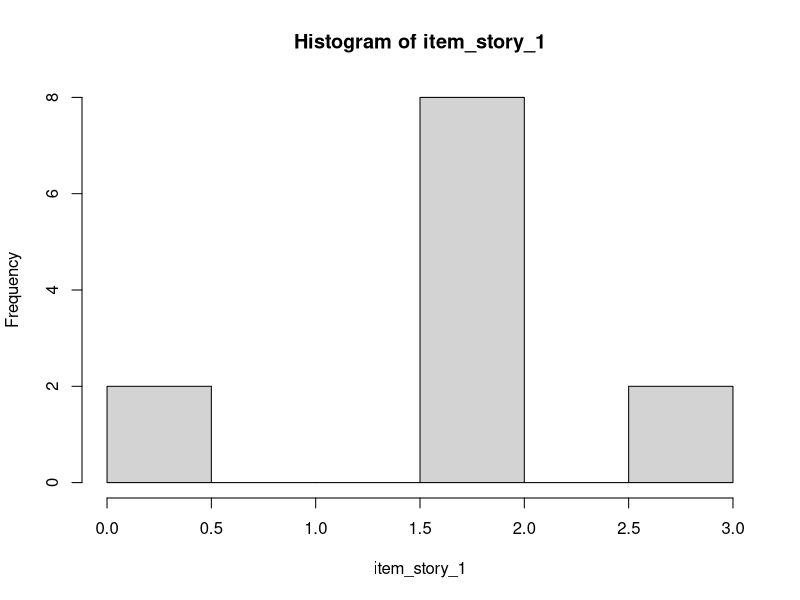
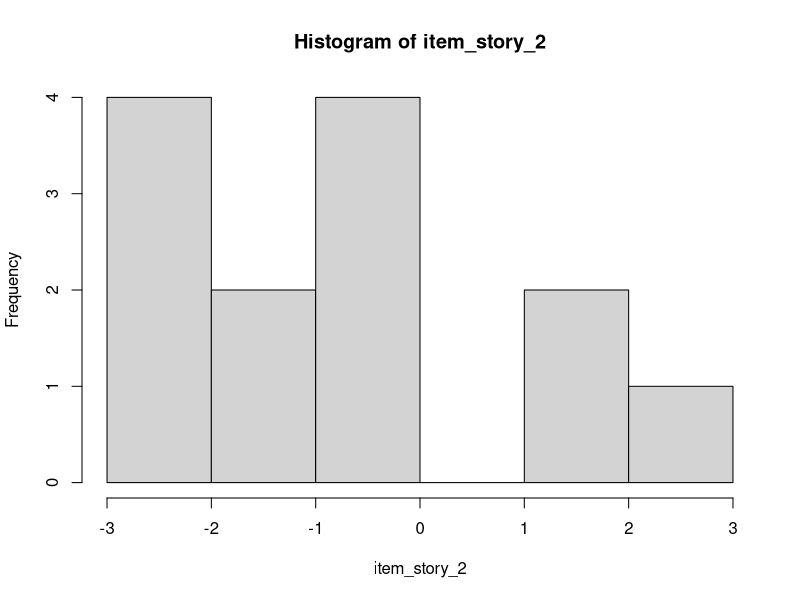
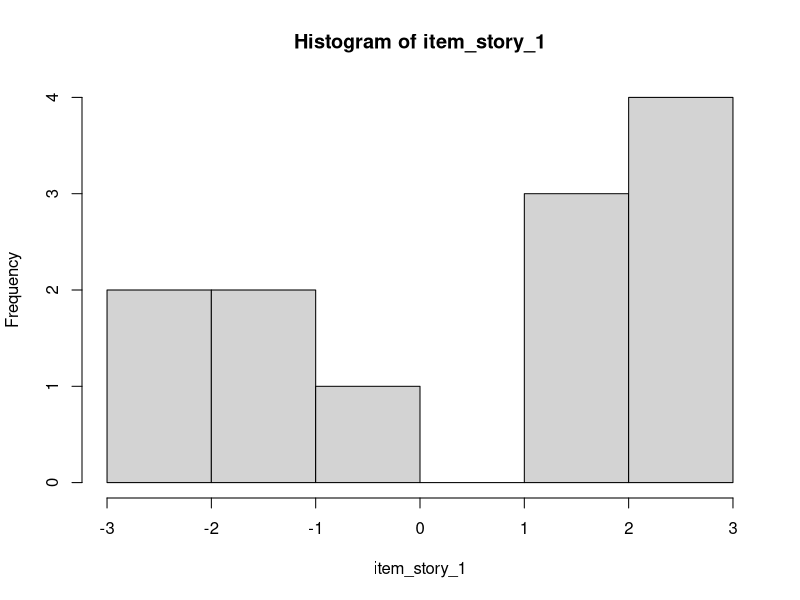
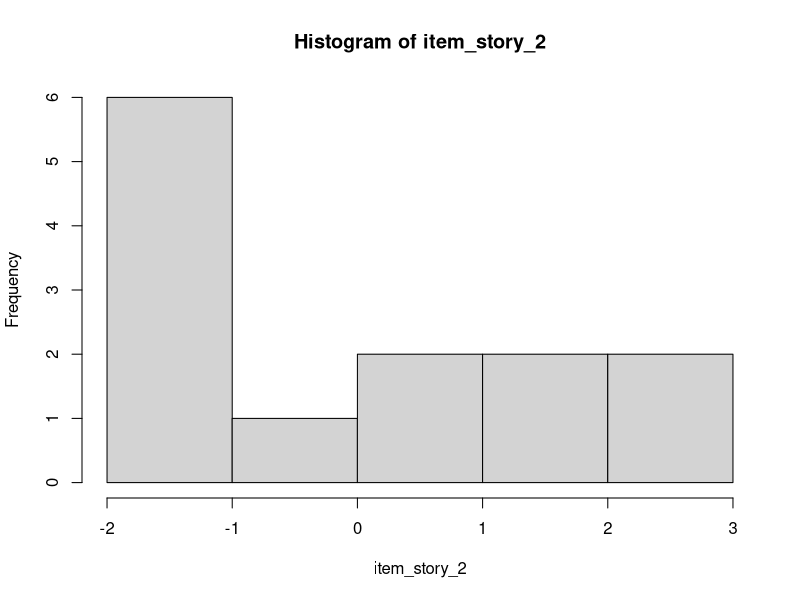
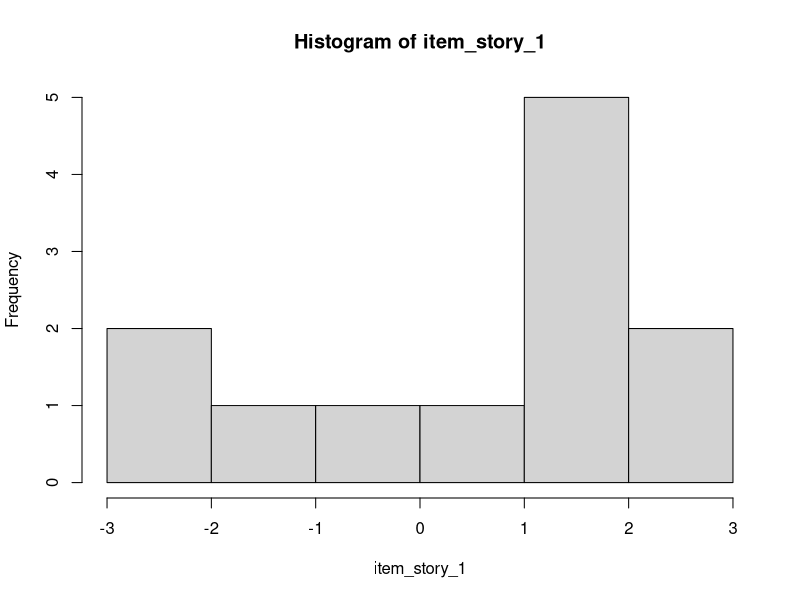
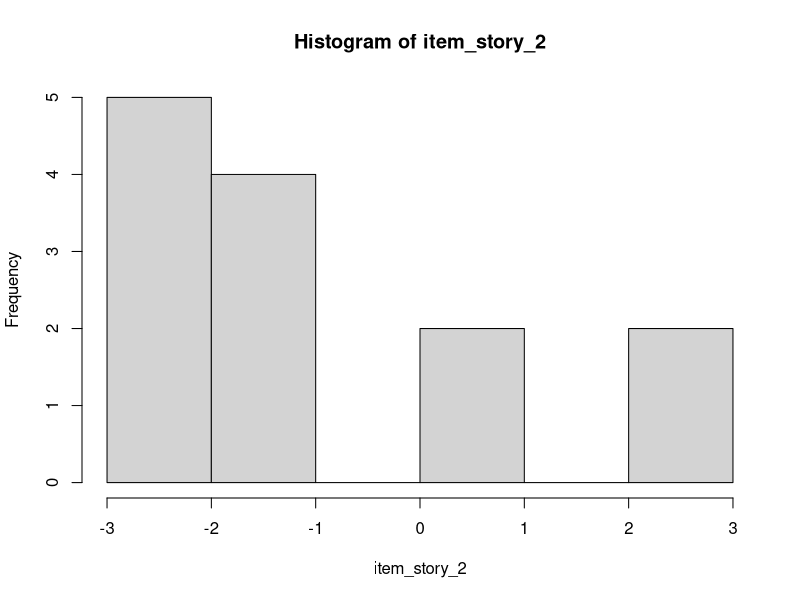
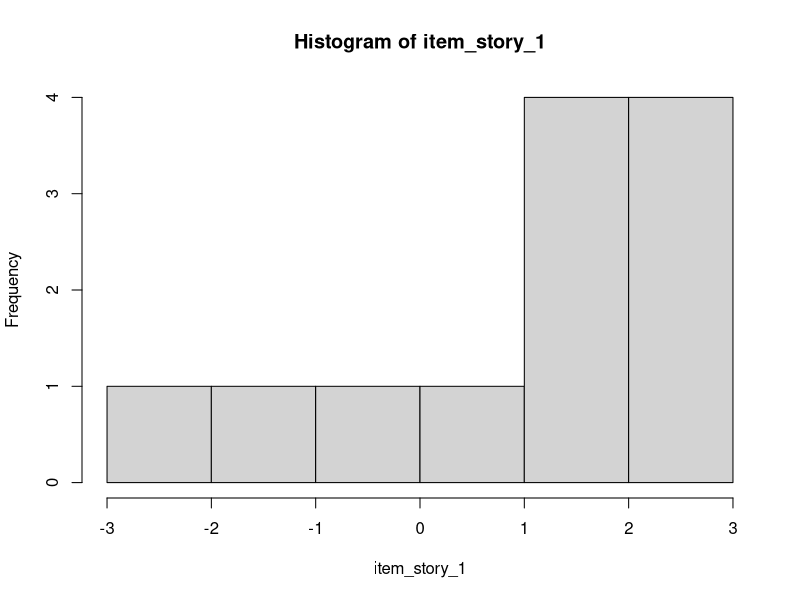
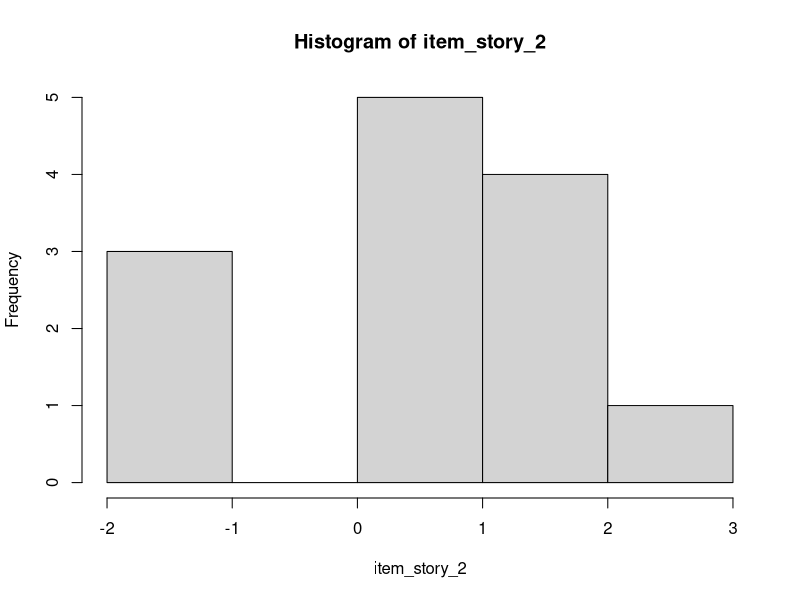

Write the R code that produced these figures, in order. (Note: this script raises an error after producing the figures.)
# Empathy_and_Morality

library(tidyverse)
library(reshape2)

# 1. Read the data (into a dataframe)
good <- read.csv("data/Empathy_and_Morality/Good.csv", header = T, row.names = 1)

good$morality <- NULL
colnames(good)[2] <- "morality"
good$student <- paste("student", 1:length(good$student))
good <- good[,-(3:11)]
good <- good[,-18]

# # prepare data for visualization
# SWAS_melt <- melt(t(SWAS_1))
# colnames(SWAS_melt) <- c("SWAS_item", "user", "value")
# my_plot <- ggplot(SWAS_melt, aes(x=SWAS_item, y=value)) +
#   ggtitle(paste("In a network of lines that intersect", "- Readers:", length(SWAS_1$A1))) +
#   geom_hline(yintercept=0, linetype="dotted") +
#   geom_boxplot()
# 
# # visualize data
# my_plot
# 
# # save to file
# ggsave(my_plot, filename = "story_1.png", scale = 2)

# 2. Read the data (into a dataframe) for story 2
bad <- read.csv("data/Empathy_and_Morality/Bad.csv", header = T, row.names = 1)

bad$morality <- NULL
colnames(bad)[2] <- "morality"
bad$student <- paste("student", 1:length(bad$student))
bad <- bad[,-(3:11)]
bad <- bad[,-18]

# # prepare data for visualization
# SWAS_melt <- melt(t(SWAS_2))
# colnames(SWAS_melt) <- c("SWAS_item", "user", "value")
# my_plot <- ggplot(SWAS_melt, aes(x=SWAS_item, y=value)) +
#   ggtitle(paste("Around an empty grave", "- Readers:", length(SWAS_2$A1))) +
#   geom_hline(yintercept=0, linetype="dotted") +
#   geom_boxplot()
# 
# # visualize data
# my_plot
# 
# # save to file
# ggsave(my_plot, filename = "story_2.png", scale = 2)




for(my_item in c("morality", paste("Q", 12:26, sep = ""))){
  
  # isolate it in the two stories
  item_story_1 <- good %>% select(all_of(my_item)) %>% unlist()
  item_story_2 <- bad %>% select(all_of(my_item)) %>% unlist()
  
  # run descriptive statistics
  summary(item_story_1)
  hist(item_story_1)
  shapiro.test(item_story_1)
  # if p-value of Shapiro-Wilk normality test is < 0.05, then data is not normally distributed
  
  summary(item_story_2)
  hist(item_story_2)
  shapiro.test(item_story_2)
  # if p-value of Shapiro-Wilk normality test is < 0.05, then data is not normally distributed
  
  # as data is not normally distributed, a comparison between the two series should be done using Wilcoxon test
  result <- wilcox.test(item_story_1, item_story_2, paired = F)
  # interpretation of the result: if p-value of Wilcoxon test is < 0.05, then the first series of answers (for story_1) has significantly lower values than the second series of answers (for story_2)
  
  print(my_item)
  print(result$p.value)
  
}

for(my_item in paste("Q", 12:26, sep = "")){
  print(my_item)
  print(cor.test(c(good$morality, bad$morality), c(good %>% select(all_of(my_item)) %>% unlist(), bad %>% select(all_of(my_item)) %>% unlist())))
}

my_item <- c("morality", "Q13")

# isolate it in the two stories
good_sel <- good %>% select(all_of(my_item))
bad_sel <- bad %>% select(all_of(my_item))

good_sel <- melt(good)
good_sel$condition <- "good" 

bad_sel <- melt(bad)
bad_sel$condition <- "bad" 

good_bad <- rbind(good_sel, bad_sel)

my_plot <- ggplot(good_bad, aes(x=condition, y=value)) +
  geom_boxplot() +
  facet_wrap(vars(variable))

# visualize data
my_plot

my_item <- "Q13"
plot(x = c(good$morality, bad$morality), y = c(good %>% select(all_of(my_item)) %>% unlist(), bad %>% select(all_of(my_item)) %>% unlist()))


my_item <- c("student", "morality", "Q13")

good_sel <- good %>% select(all_of(my_item))
good_sel$condition <- "good" 
bad_sel <- bad %>% select(all_of(my_item))
bad_sel$condition <- "bad" 

good_bad <- rbind(good_sel, bad_sel)

colnames(good_bad)[3] <- "empathy"
good_bad$student <- paste("student", 1:length(good_bad$student))

write.csv(good_bad, file = "data/Empathy_and_Morality/v1.csv", row.names = F)

good <- 


good_bad <- read.csv("data/Empathy_and_Morality/v1.csv")


good_bad_melt <- melt(good_bad)

my_plot <- ggplot(good_bad_melt, aes(x=condition, y=value)) +
  geom_boxplot() +
  facet_wrap(vars(variable))

# visualize data
my_plot


# isolate it in the two stories
morality_good <- good_bad %>% 
  filter(condition == "good") %>% 
  select(all_of("morality")) %>% 
  unlist()

morality_bad <- good_bad %>% 
  filter(condition == "bad") %>% 
  select(all_of("morality")) %>% 
  unlist()

shapiro.test(c(morality_bad, morality_good))
# if p-value of Shapiro-Wilk normality test is < 0.05, then data is not normally distributed
  
# as data is not normally distributed, a comparison between the two series should be done using Wilcoxon test
wilcox.test(morality_bad, morality_good, paired = F)



# isolate it in the two stories
empathy_good <- good_bad %>% 
  filter(condition == "good") %>% 
  select(all_of("empathy")) %>% 
  unlist()

empathy_bad <- good_bad %>% 
  filter(condition == "bad") %>% 
  select(all_of("empathy")) %>% 
  unlist()

shapiro.test(c(empathy_bad, empathy_good))
# if p-value of Shapiro-Wilk normality test is < 0.05, then data is not normally distributed

# as data is not normally distributed, a comparison between the two series should be done using Wilcoxon test
wilcox.test(empathy_bad, empathy_good, paired = F, alternative = "less")


my_plot <- ggplot(good_bad, aes(x = morality, y = empathy)) +
  geom_count() +
  geom_smooth(method = 'lm')

my_plot

cor.test(good_bad$morality, good_bad$empathy)
